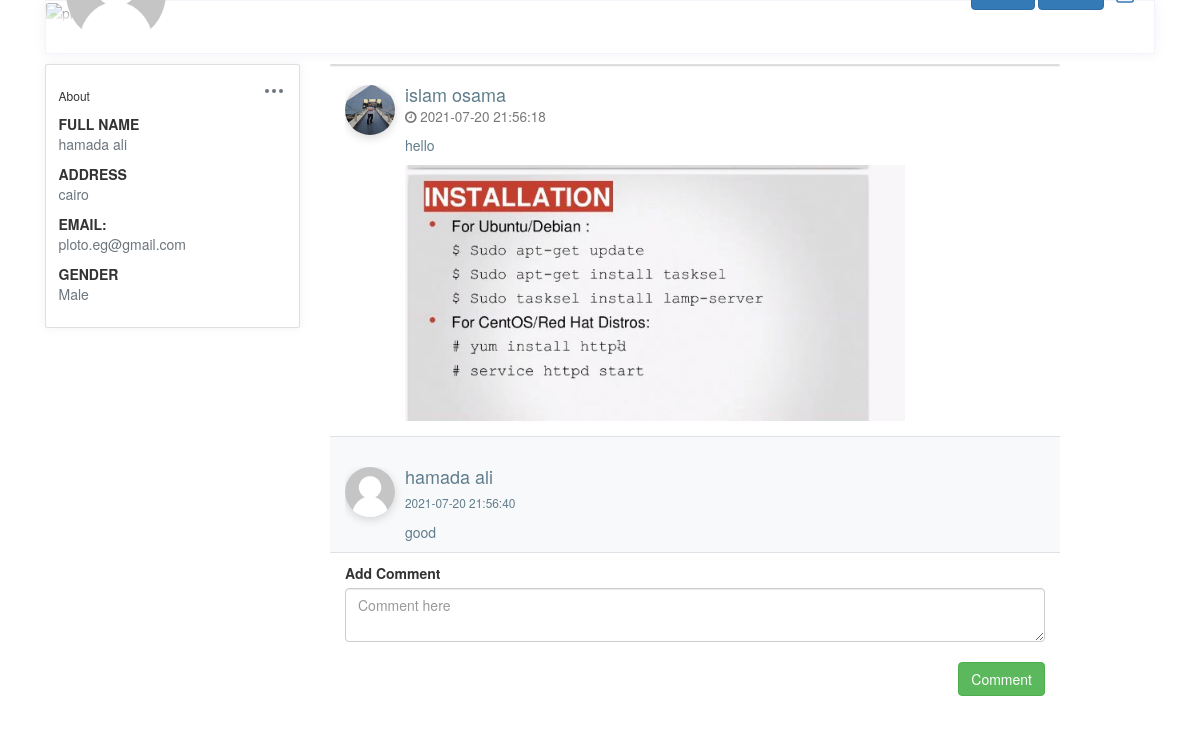
The page /post.php?id=27 (signed in) on the database its author committed.
### tables this page shows
CREATE TABLE `users` (
  `User_Id` int(11) NOT NULL,
  `fname` varchar(30) NOT NULL,
  `lname` varchar(30) NOT NULL,
  `Username` varchar(30) NOT NULL,
  `Address` varchar(30) NOT NULL,
  `Email` varchar(30) NOT NULL,
  `Password` varchar(30) NOT NULL,
  `Gender` enum('Female','Male') NOT NULL,
  `Profile_Img` varchar(30) DEFAULT '1.png'
);

CREATE TABLE `posts` (
  `Post_Id` int(11) NOT NULL,
  `User_Id` int(11) NOT NULL,
  `Body` varchar(250) NOT NULL,
  `Image` varchar(30) NOT NULL,
  `Date` datetime DEFAULT NULL
);

CREATE TABLE `comments` (
  `Comment_Id` int(11) NOT NULL,
  `user_id` int(11) NOT NULL,
  `Post_Id` int(11) DEFAULT NULL,
  `Body` varchar(255) NOT NULL,
  `Date` datetime DEFAULT NULL
);

### viewprofile.php (called while the page is built)
<?php
$con = new PDO("mysql:host=localhost; dbname=Facebook","root","");
$data=$con->query("select * from users where User_Id={$_COOKIE['userid']}");
$profile=$data->fetch(PDO::FETCH_ASSOC);
?>

### classes/db.php (called while the page is built, shortened)
<?php
class db{
    private $dbname="Facebook";
    private $host="localhost";
    private $username="root";
    private $password="";
    private $connection=null;
    function __construct(){
        $this->server="mysql:host=$this->host;dbname=$this->dbname";
        $this->connection= new pdo($this->server,$this->username,$this->password);
    }
    public function getData($cols, $table ,$condition=1){
        return $this->connection->query("select $cols from $table where $condition");
     }
    public function getAllData($table ,$condition=1){
       return $this->connection->query("select * from $table where $condition ORDER BY date DESC");
    }
    public function innerJoin($query){
        return $this-> connection -> query($query);
    }
}
?>

### Designs/viewPost.php (the view, shortened to what this page needs)
<?php
  $user_id = $_COOKIE['userid'];
?>
<div class='col-md-8 col-sm-12 pull-left posttimeline'>
  <?php
  require_once("./classes/db.php");
  $conn = new db();
  $allPosts = $conn->getAllData("posts", "Post_Id={$_GET['id']}");
  while ($post = $allPosts->fetch(PDO::FETCH_ASSOC)) {
    $userData = $conn->getData("fname,lname,Profile_Img", "users", "User_Id={$post['User_Id']}");
    $user = $userData->fetch(PDO::FETCH_ASSOC);
    echo "
        <div class='panel panel-default'> ";
         echo "</div>
          <div class='col-md-12'>
            <div class='media'>
              <div class='media-left'> <a href='javascript:void(0)'>
               <img src='./images/{$user['Profile_Img']}' alt='profile img' style='width:50px; height:50px; border-radius:50% ;' class='media-object'> </a> </div>
              <div class='media-body'>
                <h4 class='media-heading'>{$user['fname']} {$user['lname']}<br>
                  <small><i class='fa fa-clock-o'></i> {$post['Date']}</small> </h4>
                <p class='mt-3'>{$post['Body']}</p>";
                if($post['Image']){
                  echo "<img class='img-fluid mb-4' src='./images/{$post['Image']}'  width='500' height='250' alt=''>";};
                  echo"
              </div>
            </div>
          </div>";
  } ?>
  <?php
    $post_id = $_GET['id'];
    $query = "select users.fname ,users.lname, users.Profile_Img  , comments.Body , comments.Date from users inner join comments on users.User_Id=comments.User_Id where comments.Post_Id = '$post_id' order by date" ;
    $result = $conn -> innerJoin($query);
    $result -> execute();
   $result = $result ->fetchAll(PDO::FETCH_ASSOC);
   foreach($result as $comment){
  ?>
  <div class='col-md-12 commentsblock border-top '>
    <div class='media mt-5 ms-0'>
      <div class='media-left'> <img alt='img' src='images/<?=$comment['Profile_Img']?>' style='width:50px; height:50px; border-radius:50% ;' class='media-object'> </a> </div>
      <div class='media-body'>
        <h4 class='media-heading'><?php echo "{$comment['fname']} {$comment['lname']}"; ?></h4>
        <small> <?= $comment['Date'] ?></small>
        <p class="mt-3"><?= $comment['Body'] ?></p>
      </div>
    </div>
  </div>
  <?php } ?>
  <div class='col-md-12 border-top py-3'>
    <div class='status-upload'>
      <form method='post' action="comments/addComment.php?post_id=<?= $_GET['id'] ?>&user_id=<?= $user_id ?>">
        <label>Add Comment</label>
        <textarea class='form-control' placeholder='Comment here' name='body'></textarea>
        <br>
        <button type='submit' class='btn btn-success pull-right' name='add_comment'> Comment</button>
      </form>
    </div>
  </div>
</div>
</div>

### Layouts/header.php (shortened to what this page needs)
<?php include("viewprofile.php")?>
<div class="row">
        <div class="col-12 grid-margin">
            <div class="profile-header">
                <div class="cover">
                    <div class="gray-shade"></div>
                    <figure>
                    </figure>
                    <div class="cover-body d-flex justify-content-between align-items-center">
                        <div>
                            <img class="profile-pic" width="100px" height="100px" src="images/<?php echo$profile['Profile_Img'];?>" alt="profile">
                        </div>
                        <div class="d-none d-md-block">
                        <a href="index.php" class="btn btn-primary">Home</a>
                        <a href="profile.php" class="btn btn-primary">Profile</a>
                            <a href="logout.php">
                           </a>
                        </div>
                    </div>
                </div>
                <div class="header-links">
                </div>
            </div>
        </div>
    </div>

### Layouts/LeftSide.php (shortened to what this page needs)
<?php include("viewprofile.php")?>
<div class="d-none d-md-block col-md-4 col-xl-3 left-wrapper">
            <div class="card rounded">
                <div class="card-body">
                    <div class="d-flex align-items-center justify-content-between mb-2">
                        <h6 class="card-title mb-0">About</h6>
                        <div class="dropdown">
                            <button class="btn p-0" type="button" id="dropdownMenuButton" data-toggle="dropdown" aria-haspopup="true" aria-expanded="false">
                            </button>
                        </div>
                    </div>
                    <div class="mt-3">
                        <label class="tx-11 font-weight-bold mb-0 text-uppercase">Full Name</label>
                        <p class="text-muted"><?php echo $profile['fname']." ".$profile['lname']?></p>
                    </div>
                    <div class="mt-3">
                        <label class="tx-11 font-weight-bold mb-0 text-uppercase">Address</label>
                        <p class="text-muted"><?php echo $profile['Address']?></p>
                    </div>
                    <div class="mt-3">
                        <label class="tx-11 font-weight-bold mb-0 text-uppercase">Email:</label>
                        <p class="text-muted"><?php echo $profile['Email']?></p>
                    </div>
                    <div class="mt-3">
                        <label class="tx-11 font-weight-bold mb-0 text-uppercase">Gender</label>
                        <p class="text-muted"><?php echo $profile['Gender']?></p>
                    </div>
                </div>
            </div>
        </div>

### Css/index.css (style rules this page uses)
body { background-color: #f9fafb; margin-top:20px; }
.profile-page .profile-header { box-shadow: 0 0 10px 0 rgba(183, 192, 206, 0.2); border: 1px solid #f2f4f9; }
.profile-page .profile-header .cover { position: relative; border-radius: .25rem .25rem 0 0; }
.profile-page .profile-header .cover figure { margin-bottom: 0; }
.profile-page .profile-header .cover .gray-shade { position: absolute; top: 0; left: 0; width: 100%; height: 100%; z-index: 1; background: linear-gradient(rgba(255, 255, 255, 0.1), #fff 99%); }
.profile-page .profile-header .cover .cover-body { position: absolute; bottom: -20px; left: 0; z-index: 2; width: 100%; padding: 0 20px; }
.profile-page .profile-header .cover .cover-body .profile-pic { border-radius: 50%; width: 100px; }
.profile-page .profile-header .header-links { padding: 15px; display: -webkit-flex; display: flex; -webkit-justify-content: center; justify-content: center; background: #fff; border-radius: 0 0 .25rem .25rem; }
img { vertical-align: middle; border-style: none; }
.grid-margin { margin-bottom: 1rem; }
.card { box-shadow: 0 0 10px 0 rgba(183, 192, 206, 0.2); -webkit-box-shadow: 0 0 10px 0 rgba(183, 192, 206, 0.2); -moz-box-shadow: 0 0 10px 0 rgba(183, 192, 206, 0.2); -ms-box-shadow: 0 0 10px 0 rgba(183, 192, 206, 0.2); }
.rounded { border-radius: 0.25rem !important; }
.card { position: relative; display: flex; flex-direction: column; min-width: 0; word-wrap: break-word; background-color: #fff; background-clip: border-box; border: 1px solid #f2f4f9; border-radius: 0.25rem; }
.posttimeline .panel { margin-bottom: 15px }
.commentsblock { background: #f8f9fb; }
.panel { box-shadow: 0px 2px 10px 0 rgba(0, 0, 0, 0.05); -moz-box-shadow: 0px 2px 10px 0 rgba(0, 0, 0, 0.05); -webkit-box-shadow: 0px 2px 10px 0 rgba(0, 0, 0, 0.05); -ms-box-shadow: 0px 2px 10px 0 rgba(0, 0, 0, 0.05); transition: all ease 0.5s; -moz-transition: all ease 0.5s; -webkit-transition: all ease 0.5s; -ms-transition: all ease 0.5s; margin-bottom: 35px; border-radius: 0px; position: relative; border: 0; display: inline-block; width: 100%; }
.progress-bar-success, .status.active, .panel-green, .panel-green > .panel-heading, .btn-success, .fc-event, .badge.green, .event_green { color: white; background-color: #8BC34A; }
.media-object { max-width: 50px; border-radius: 50px; box-shadow: 0px 3px 10px 0 rgba(0, 0, 0, 0.15); -moz-box-shadow: 0px 3px 10px 0 rgba(0, 0, 0, 0.15); -webkit-box-shadow: 0px 3px 10px 0 rgba(0, 0, 0, 0.15); -ms-box-shadow: 0px 3px 10px 0 rgba(0, 0, 0, 0.15); }
.media:first-child { margin-top: 15px; }
.media-object { display: block; }
.media-body { color: #607D8B; overflow: visible; }

### rows shown on the page
users: Profile_Img (picture), fname "hamada", lname "ali", Address "cairo", Email "ploto.eg@gmail.com", Gender "Male"
posts: User_Id.Profile_Img (picture), User_Id.fname "islam", User_Id.lname "osama", Date "2021-07-20 21:56:18", Body "hello", Image (picture)
comments: user.Profile_Img (picture), user.fname "hamada", user.lname "ali", Date "2021-07-20 21:56:40", Body "good"
